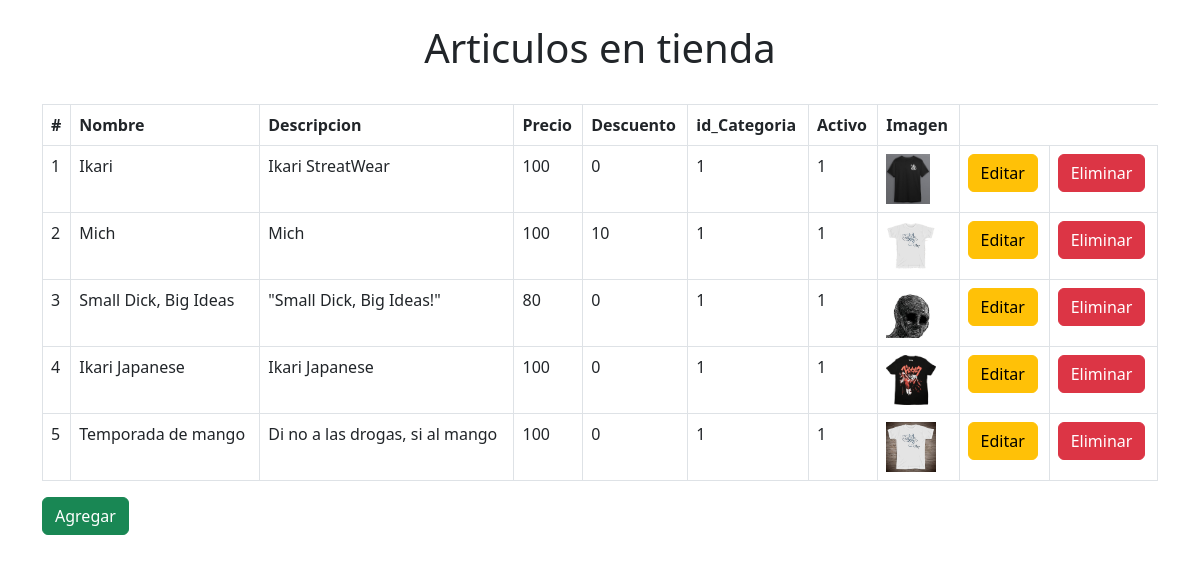
/update/index.php, run on the app's committed database.
### tables this page shows
CREATE TABLE `productos` (
  `id` int(11) NOT NULL,
  `nombre` varchar(30) NOT NULL,
  `descripcion` text NOT NULL,
  `precio` decimal(10,0) NOT NULL,
  `descuento` tinyint(3) NOT NULL DEFAULT 0,
  `id_categoria` int(11) NOT NULL,
  `activo` int(11) NOT NULL,
  `imagen` varchar(50) NOT NULL
);

### update/index.php (the view, shortened to what this page needs)
<?php
$db = new Database();
$con = $db->conectar();
$sql = $con->prepare("SELECT id, nombre, descripcion, precio, descuento, id_categoria, activo, imagen FROM productos");
$sql->execute();
$resultado = $sql->fetchAll(PDO::FETCH_ASSOC);
?>
<!DOCTYPE html>
<html lang="en">
<head>
    <link rel="stylesheet" href="https://use.fontawesome.com/releases/v5.8.1/css/all.css">
    <link href="https://cdn.jsdelivr.net/npm/bootstrap@5.3.0-alpha2/dist/css/bootstrap.min.css" rel="stylesheet">
</head>
<body>
    <br>
    <div class="container">
        <h1 style="text-align: center;">Articulos en tienda</h1>
        <br>
        <div class="col-sm-12">
        <table class="table table-bordered" id="dataTable" width="100%" cellspacing="0">
                <thead>
                    <tr>
                        <th>#</th>
                        <th>Nombre</th>
                        <th>Descripcion</th>
                        <th>Precio</th>
                        <th>Descuento</th>
                        <th>id_Categoria</th>
                        <th>Activo</th>
                        <th>Imagen</th>
                    </tr>
                </thead>
                <tbody>
                   <?php
                    foreach($resultado as $row){
                        $archivo = $row['imagen'];
                        $id = $row['id'];
                        $image = "../images/productos/$id/$archivo";
                   ?>
                    <tr>
                        <td><?php echo $row['id'] ;?></td>
                        <td><?php echo $row['nombre'] ;?></td>
                        <td><?php echo $row['descripcion'] ;?></td>
                        <td><?php echo $row['precio'] ;?></td>
                        <td><?php echo $row['descuento'] ;?></td>
                        <td><?php echo $row['id_categoria'] ;?></td>
                        <td><?php echo $row['activo'] ;?></td>
                        <td><img src="<?php echo $image; ?>" alt="Producto" height="50px"></td>
                        <td><a href="edit?id=<?php echo $row['id'] ?>" type="button" class="btn btn-warning">Editar</a></td>
                        <td><button type="button" class="btn btn-danger" data-bs-toggle="modal" data-bs-target="#eliminar" data-bs-id="<?php echo $row['id'];?>">Eliminar</button></td>
                    </tr>
                    <?php } ?>
                </tbody>
            </table>
        </div>
        <div>
            <a href="upload" type="button" class="btn btn-success">Agregar</a>
        </div>
    </div>
</body>
</html>

### data on the page
productos: id "1", nombre "Ikari", descripcion "Ikari StreatWear", precio "100", descuento "0", id_categoria "1", activo "1", id+imagen (picture)
productos: id "2", nombre "Mich", descripcion "Mich", precio "100", descuento "10", id_categoria "1", activo "1", id+imagen (picture)
productos: id "3", nombre "Small Dick, Big Ideas", descripcion "\"Small Dick, Big Ideas!\"", precio "80", descuento "0", id_categoria "1", activo "1", id+imagen (picture)
productos: id "4", nombre "Ikari Japanese", descripcion "Ikari Japanese", precio "100", descuento "0", id_categoria "1", activo "1", id+imagen (picture)
productos: id "5", nombre "Temporada de mango", descripcion "Di no a las drogas, si al mango", precio "100", descuento "0", id_categoria "1", activo "1", id+imagen (picture)
